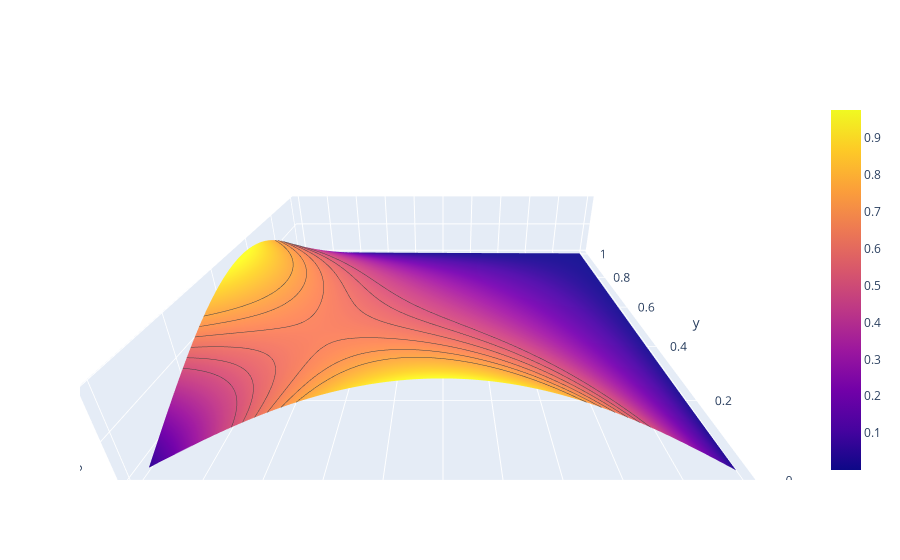

Write notebook code for a chart like this one.
### Code cell
import plotly.graph_objects as go

fig = go.Figure(go.Surface(
    contours = {
        "x": {"show": True, "start": 1.5, "end": 2, "size": 0.04, "color":"white"},
        "z": {"show": True, "start": 0.5, "end": 0.8, "size": 0.05}
    },
    x = x,
    y = y,
    z = solution21(xv, yv)
    #z = numerical_solution
    ))
fig.update_layout(
        scene = {
            "xaxis": {"nticks": 20},
            "zaxis": {"nticks": 4},
            'camera_eye': {"x": 0, "y": -1, "z": 0.5},
            "aspectratio": {"x": 1, "y": 1, "z": 0.2}
        })
fig.show()
